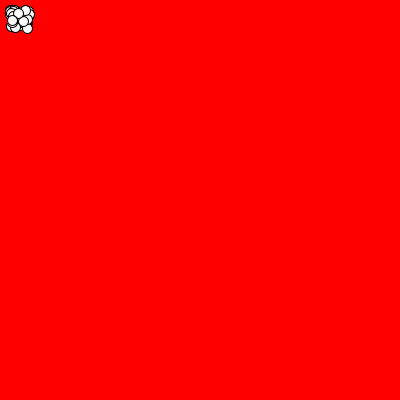
Frame 1 (no input)
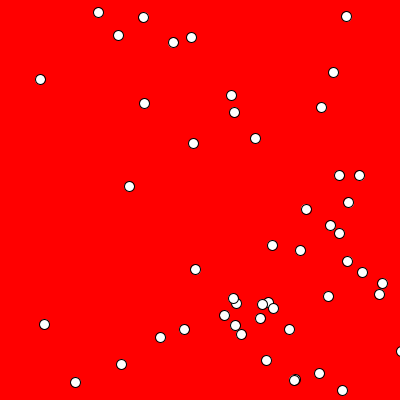
Frame 60 (the mouse pressed at the canvas centre just before this capture)
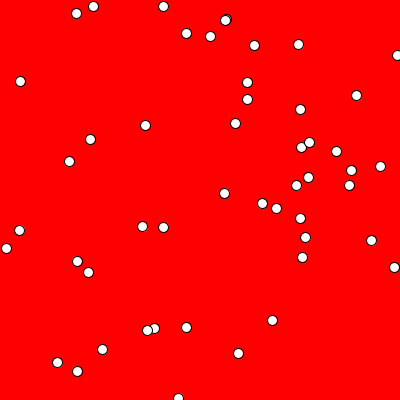
Frame 120 (the mouse held since frame 60 and released just before this capture)

The Processing sketch that drew these frames (run headless with seeded random() and noise(); from frame 60 on, the mouse is pressed at the canvas centre):

// Processing sketch: processing_49490
// ── processing_49490.pde

// create an empty array for 100 MovingCircle objects
MovingCircle[] myCircleArray = new MovingCircle[50];
 
void setup() {
  size(400, 400);
  smooth();
   
  // and actually create the objects and populate the
  // array with them
  for(int i=0; i<myCircleArray.length; i++) {
    myCircleArray[i] = new MovingCircle(20,20,10);  
  }
   
   
}
 
void draw() {
   
  background(300,0,0);
   
  // iterate through every moving circle
  for(int i=0; i<myCircleArray.length; i++) {
     
    myCircleArray[i].update();
    myCircleArray[i].checkCollisions();
    myCircleArray[i].drawCircle();
 
     
  }
   
   
}
 
 
 
 
class MovingCircle {
 
  float x;
  float y;
  float xSpeed;
  float ySpeed;
   
  float circleSize;
 
  MovingCircle(float xpos, float ypos, float csize) {
    x = xpos;
    y = ypos;
    circleSize = csize;
     
    xSpeed = random(-10, 10);
    ySpeed = random(-10, 10);
     
  }
 
  void update() {
    x += xSpeed;
    y += ySpeed; 
  }
   
  void checkCollisions() {
     
    float r = circleSize/2;
     
    if ( (x<r) || (x>width-r)){
      xSpeed = -xSpeed;
    } 
     
    if( (y<r) || (y>height-r)) {
      ySpeed = -ySpeed; 
    }
     
  }
   
  void drawCircle() {
     
    fill(255);
    ellipse(x, y, circleSize, circleSize);
     
  }
   
   
}
